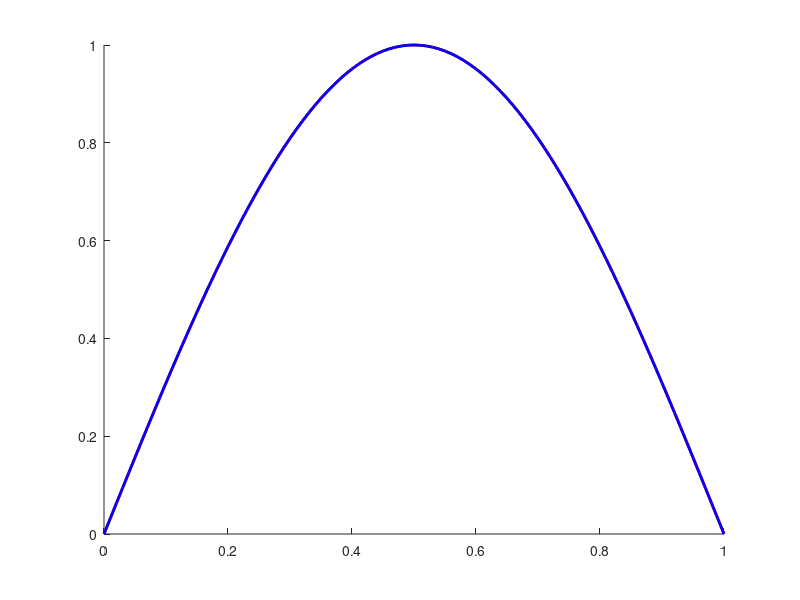

This figure's MATLAB source: (Note: this script raises an error after producing the figure.)
clear;
clc;

%% параметры
x_lim = [0 1];  % границы пространства
t_lim = [0 2];  % границы по времени
c = 1;          % скорость звука
dx = 10^-2;     % пространственный шаг

% внешняя сила
external_force = @(x, t) 0;
% начальное значение
initial_value = @(x) sin(pi * x);
% начальная скорость
initial_speed = @(x) 0;

% граничные условия
left_constrain = @(t) 0;
right_constrain = @(t) 0;

% аналитическое решение для сравнения
analytical = @(x, t) sin(pi * x) .* cos(pi * c * t);

%% расчет переменных
dt = dx / c;                % шаг по времени
x = x_lim(1):dx:x_lim(2);   % вектор значений коордитнаты
t = t_lim(1):dt:t_lim(2);   % вектор значений времени

% создание массива для решения
string = zeros(length(t), length(x));

% начальные условия
string(1, :) = initial_value(x);
string(2, :) = string(1, :) + dt * initial_speed(x);

% граничные условия
string(:, 1) = left_constrain(t);
string(:, end) = right_constrain(t);

% график начальных условий
% plot(x, String(1, :), "LineWidth", 2)

%% расчёт в цикле
tic
for i = 3:size(string, 1)
    for j = 2:(size(string, 2) - 1)
        string(i, j) = string(i - 1, j - 1) + string(i - 1, j + 1) - ...
            string(i - 2, j) + dt^2 * external_force(x(j), t(i));
    end
end
toc

%% расчёт аналитического решения
[X, T] = meshgrid(x, t);
analytical_string = analytical(X, T);

%% анимация
figure;
hold on
p = plot(x, string(1, :), ...
    "LineWidth", 2, "Color", "red", "DisplayName", "Численное решение");
pa = plot(x, analytical_string(1, :), ...
    "LineWidth", 2, "Color", "blue", "DisplayName", "Аналитическое решение");
s = subtitle("t = " + t(1));
xlabel("x");
ylabel("y");
xlim(x_lim)
ylim([min(string, [], "all") max(string, [], "all")])
legend;

% exportgraphics(gcf, "animation.gif");

% while true
    tic
    for i = 1:size(string, 1)
        p.YData = string(i, :);
        pa.YData = analytical_string(i, :);
        s.String = "t = " + t(i);
        drawnow
        pause(0.01)
%         exportgraphics(gcf, "animation.gif", Append = true);
    end
    toc;
% end
hold off

%% график всего
figure;
contour(X, T, string, "Fill", "on", "LineColor", "k", "LineWidth", 1);
xlabel("x");
ylabel("t");
c = colorbar;
c.Label.String = "y";
% saveas(gcf, "contour.png");

%% график ошибки
figure;
contour(X, T, abs(string - analytical_string), ...
    "Fill", "on", "LineColor", "k", "LineWidth", 1);
xlabel("x");
ylabel("t");
title("Отклонение численного решения от аналитического");
subtitle("max |\Deltay| = " + ...
    max(abs(string - analytical_string), [], "all"));
c = colorbar;
c.Label.String = "|\Deltay|";
% saveas(gcf, "contour.png");

max(abs(string - analytical_string), [], "all")